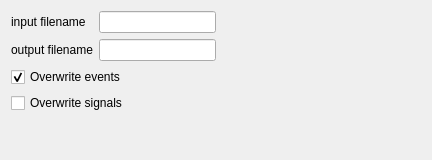
<?xml version="1.0" encoding="UTF-8"?>
<ui version="4.0">
 <class>PSGWriterSettingsView</class>
 <widget class="QWidget" name="PSGWriterSettingsView">
  <property name="geometry">
   <rect>
    <x>0</x>
    <y>0</y>
    <width>432</width>
    <height>160</height>
   </rect>
  </property>
  <property name="windowTitle">
   <string>Form</string>
  </property>
  <property name="styleSheet">
   <string notr="true">font: 12pt &quot;Roboto&quot;;</string>
  </property>
  <layout class="QHBoxLayout" name="horizontalLayout">
   <item>
    <layout class="QVBoxLayout" name="verticalLayout">
     <item>
      <layout class="QFormLayout" name="formLayout">
       <item row="0" column="0">
        <widget class="QLabel" name="label">
         <property name="text">
          <string>input filename</string>
         </property>
        </widget>
       </item>
       <item row="0" column="1">
        <widget class="QLineEdit" name="lineEdit_input_filename"/>
       </item>
       <item row="1" column="0">
        <widget class="QLabel" name="label_2">
         <property name="text">
          <string>output filename</string>
         </property>
        </widget>
       </item>
       <item row="1" column="1">
        <widget class="QLineEdit" name="lineEdit_output_filename"/>
       </item>
      </layout>
     </item>
     <item>
      <widget class="QCheckBox" name="checkBox_overwrite_events">
       <property name="toolTip">
        <string>Check to write new events. Events saved in the file with the same group, name, and channels as the new events will be deleted first.</string>
       </property>
       <property name="text">
        <string>Overwrite events</string>
       </property>
       <property name="checked">
        <bool>true</bool>
       </property>
      </widget>
     </item>
     <item>
      <widget class="QCheckBox" name="checkBox_overwrite_signals">
       <property name="toolTip">
        <string>Check to replace signals. Original signals with the same label as the new signals will be overwritten.  New labels will be ignored.</string>
       </property>
       <property name="text">
        <string>Overwrite signals</string>
       </property>
      </widget>
     </item>
     <item>
      <spacer name="verticalSpacer">
       <property name="orientation">
        <enum>Qt::Vertical</enum>
       </property>
       <property name="sizeHint" stdset="0">
        <size>
         <width>20</width>
         <height>40</height>
        </size>
       </property>
      </spacer>
     </item>
    </layout>
   </item>
   <item>
    <spacer name="horizontalSpacer">
     <property name="orientation">
      <enum>Qt::Horizontal</enum>
     </property>
     <property name="sizeHint" stdset="0">
      <size>
       <width>187</width>
       <height>20</height>
      </size>
     </property>
    </spacer>
   </item>
  </layout>
 </widget>
 <resources>
  <include location="../../../../snooz-toolbox/src/main/python/ui/themes/themes.qrc"/>
 </resources>
 <connections/>
</ui>
